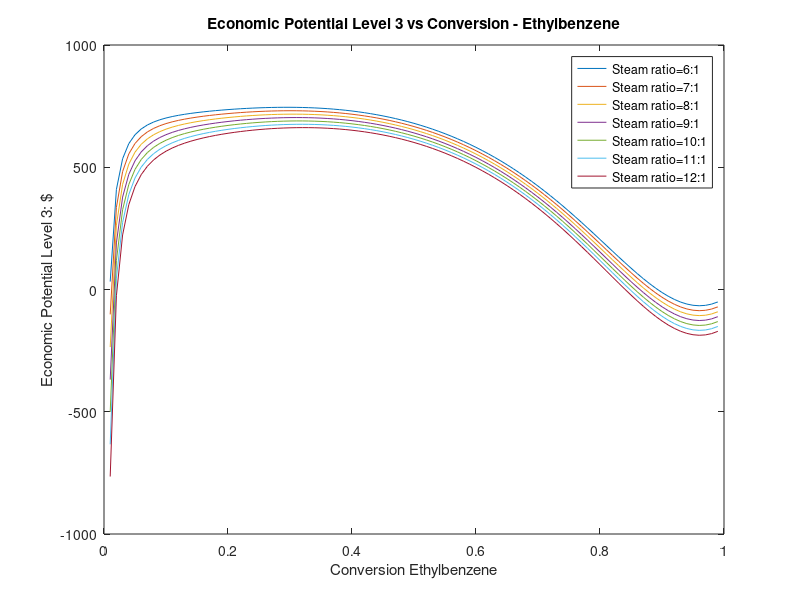

MATLAB code to generate this figure:
clc
clear

conv = [];
EP12 = [];
EP = [];

as = [0.9991, -0.61 3.13 -6.83 3.78];
ab = [0.0006 0.086 -0.158 0.267 0];
at = [0.0006 0.415 -2.48 5.84 -3.437];


for M = 6:1:12
    EP3 = [];
    conv = [];
    for x = 0.01:0.01:0.999

    ss = as(1) +as(2)*x + as(3)*x*x + as(4)*x*x*x+ as(5)*x*x*x*x;
    sb = ab(1) +ab(2)*x + ab(3)*x*x + ab(4)*x*x*x+ ab(5)*x*x*x*x;
    st = at(1) +at(2)*x + at(3)*x*x + at(4)*x*x*x+ at(5)*x*x*x*x;
    
    Peb = 120/ss;
    Feed = Peb*1.02;
    PS = 120;
    PB = Peb*sb + 0.01*Peb;
    PE = Peb*sb;
    PT = Peb*st + 0.01*Peb;
    PM = Peb*st;
    PH = PS - PM;

    Rg = Feed*(1-x)/x;
    CA_cost = (M/x)^0.82;
    CO_cost = M/x;
%     CA_cost = Rg^0.82;
%     CO_cost = Rg;
    RA_cost = (M/(x*1))^0.33 * (log(1/(1-x)))^0.33;


    EP2 = 23*PS + 9*PB + 8.5*PT + 4*(0.123*PH + 0.383*PM + 0.596*PE) - Feed*16 -M*Feed*0.07 ;
    EP3i = EP2-CA_cost-CO_cost-RA_cost;
%     EP3i = ;
    EP3 = [EP3; EP3i];
    conv = [conv; x];
    
    end
    
    plot(conv, EP3)
    Legend{M-5}=strcat('Steam ratio= ', num2str(M),':1');
    hold on
    
end 

legend(Legend,'Location','northeast')
title('Economic Potential Level 3 vs Conversion - Ethylbenzene')
xlabel('Conversion Ethylbenzene')
ylabel('Economic Potential Level 3: $')

 
